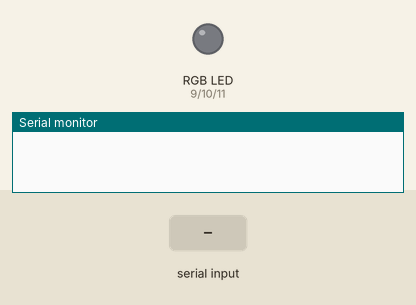
Simulated run of this sketch. Board: Arduino Uno, built with avr-gcc and run on an emulated ATmega328P. On the bench: an RGB LED mixed from three pins (HIGH = lit), the last lines printed to the serial monitor. The inputs (shaded band) are chosen by the test bench. Dim RGB values are drawn brighter than linear.

Above: at 1.2 s.
1.3 s: "R90\n" received over the second serial link
At 2.1 s:
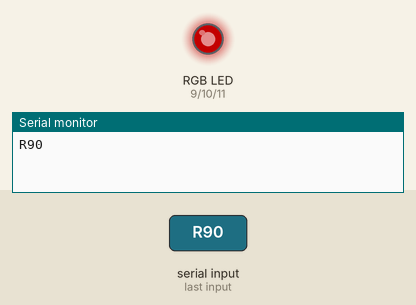
2.8 s: "G90\n" received over the second serial link
At 3.2 s:
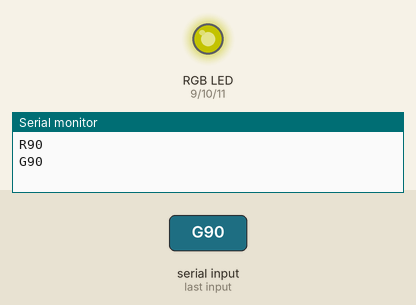
4.3 s: "R,45\n" received over the second serial link
At 5.5 s:
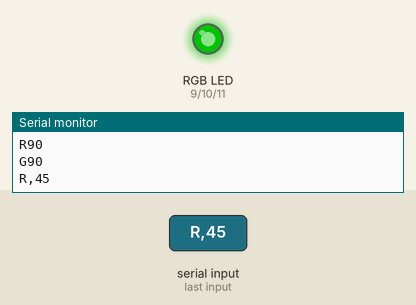
5.8 s: "B90\n" received over the second serial link
At 6.7 s:
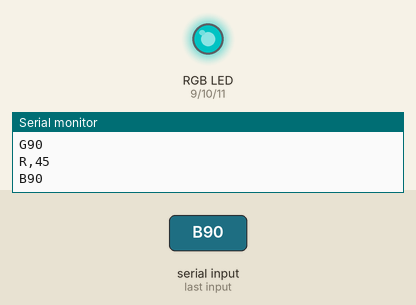
7.3 s: "G,45\n" received over the second serial link
At 7.8 s:
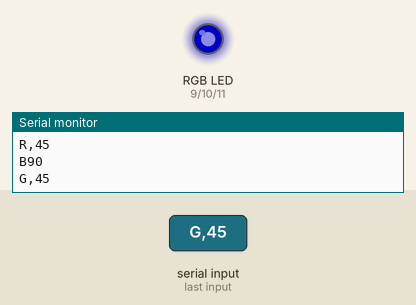
8.8 s: "R90\n" received over the second serial link
At 10.2 s:
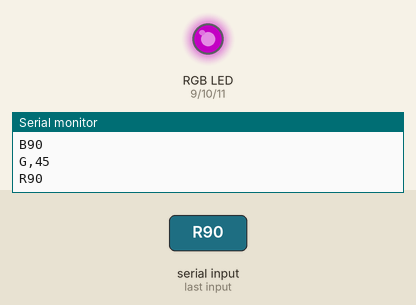
Timing chart, 0 to 11.3 s (numbered marks = the images above; inputs shaded):
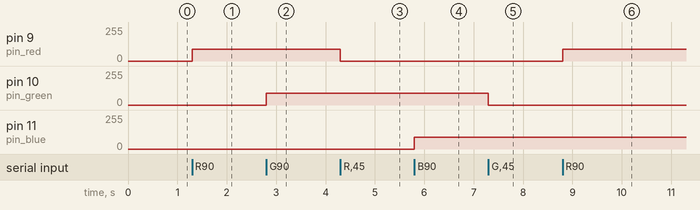

The sketch:

bluetooth_app_rgbled.ino
```cpp
#include <SoftwareSerial.h>

//bluetooth module Tx:Digital 2 Rx: Digital 3
SoftwareSerial BTSerial(2, 3);

int pin_red = 9;
int pin_green = 10;
int pin_blue = 11;

String buffer = "";
void setup() {

  Serial.begin(9600);
  BTSerial.begin(9600);

  pinMode(pin_red, OUTPUT);
  pinMode(pin_green, OUTPUT);
  pinMode(pin_blue, OUTPUT);

}

void loop() {
  if (BTSerial.available()) {
    char data = BTSerial.read();
    if(data == '\n') {
      Serial.println(buffer);
      if(buffer.length() > 1) {
        int b = buffer.substring(1).toInt();
        switch(buffer[0]) {
          case 'R':
          analogWrite(pin_red, b);
          break;
          case 'G':
          analogWrite(pin_green, b);
          break;
          case 'B':
          analogWrite(pin_blue, b);
          break;
        }
      }
      buffer = "";
    } else {
      buffer += data;
    }

  }

//  if (BTSerial.available()) {
//    Serial.write(BTSerial.read());
//  }
}
```

Measured:
- after the input at 1.3 s, pin 9 (pin_red): 0/255 → 90/255 at once
- after the input at 2.8 s, pin 10 (pin_green): 0/255 → 90/255 at once
- after the input at 4.3 s, pin 9 (pin_red): 90/255 → 0/255 at once
- after the input at 5.8 s, pin 11 (pin_blue): 0/255 → 90/255 at once
- after the input at 7.3 s, pin 10 (pin_green): 90/255 → 0/255 at once
- after the input at 8.8 s, pin 9 (pin_red): 0/255 → 90/255 at once
